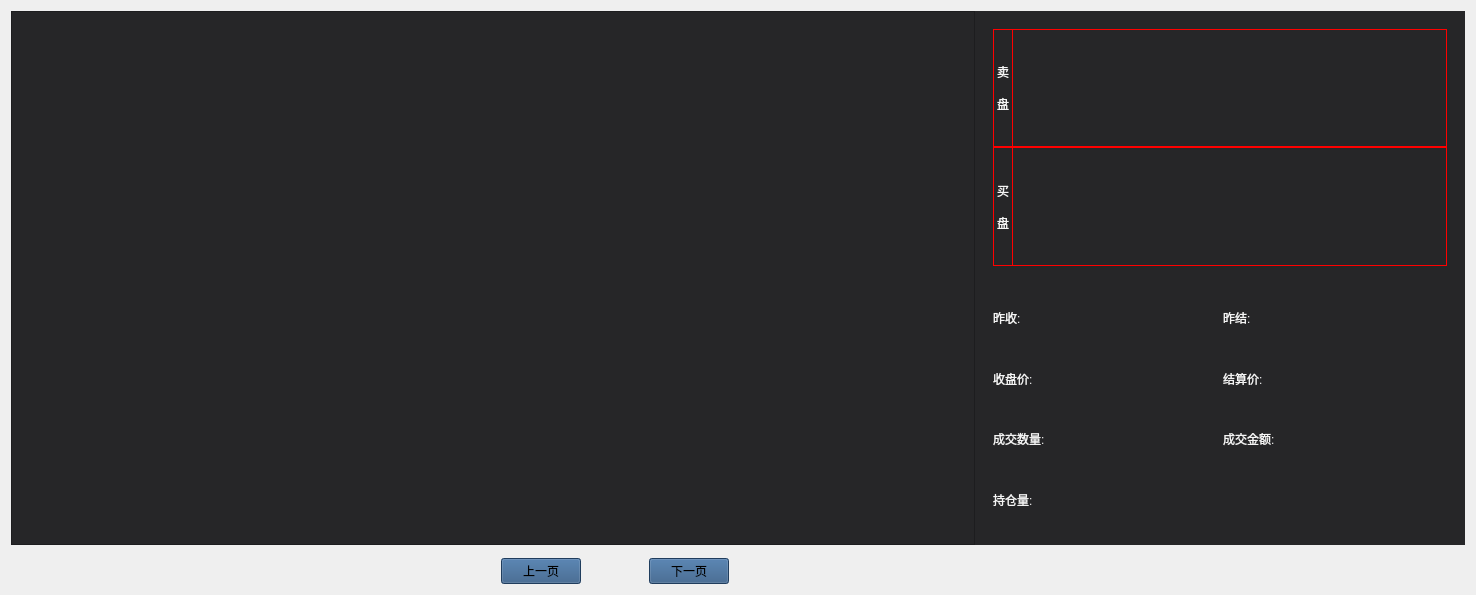
         <widget class="QWidget" name="quotaSearch">
          <layout class="QGridLayout" name="gridLayout_8" columnstretch="10,10,2,1,2,10,20">
           <property name="spacing">
            <number>0</number>
           </property>
           <item row="2" column="4">
            <widget class="QPushButton" name="next3">
             <property name="cursor">
              <cursorShape>PointingHandCursor</cursorShape>
             </property>
             <property name="styleSheet">
              <string notr="true">background-color:rgb(45,85,130);	</string>
             </property>
             <property name="text">
              <string>下一页</string>
             </property>
            </widget>
           </item>
           <item row="2" column="1">
            <spacer name="horizontalSpacer_16">
             <property name="orientation">
              <enum>Qt::Horizontal</enum>
             </property>
             <property name="sizeHint" stdset="0">
              <size>
               <width>348</width>
               <height>20</height>
              </size>
             </property>
            </spacer>
           </item>
           <item row="2" column="5">
            <spacer name="horizontalSpacer_17">
             <property name="orientation">
              <enum>Qt::Horizontal</enum>
             </property>
             <property name="sizeHint" stdset="0">
              <size>
               <width>349</width>
               <height>20</height>
              </size>
             </property>
            </spacer>
           </item>
           <item row="1" column="3">
            <spacer name="verticalSpacer_9">
             <property name="orientation">
              <enum>Qt::Vertical</enum>
             </property>
             <property name="sizeType">
              <enum>QSizePolicy::Fixed</enum>
             </property>
             <property name="sizeHint" stdset="0">
              <size>
               <width>20</width>
               <height>13</height>
              </size>
             </property>
            </spacer>
           </item>
           <item row="2" column="2">
            <widget class="QPushButton" name="last3">
             <property name="cursor">
              <cursorShape>PointingHandCursor</cursorShape>
             </property>
             <property name="styleSheet">
              <string notr="true">background-color:rgb(45,85,130);	</string>
             </property>
             <property name="text">
              <string>上一页</string>
             </property>
            </widget>
           </item>
           <item row="0" column="6">
            <widget class="QWidget" name="DetailView" native="true">
             <property name="styleSheet">
              <string notr="true">background-color:rgb(38,38,40);</string>
             </property>
             <layout class="QVBoxLayout" name="verticalLayout_2" stretch="1,1">
              <item>
               <widget class="QWidget" name="sellAndBuyWidget" native="true">
                <layout class="QVBoxLayout" name="verticalLayout">
                 <property name="spacing">
                  <number>0</number>
                 </property>
                 <item>
                  <widget class="QWidget" name="sellWidget" native="true">
                   <property name="styleSheet">
                    <string notr="true">QLabel{
	border: 1px solid red;
	color: rgb(245,245,245);
	background-color:rgb(38,38,40);
}</string>
                   </property>
                   <layout class="QHBoxLayout" name="horizontalLayout">
                    <property name="spacing">
                     <number>0</number>
                    </property>
                    <property name="leftMargin">
                     <number>0</number>
                    </property>
                    <property name="topMargin">
                     <number>0</number>
                    </property>
                    <property name="rightMargin">
                     <number>0</number>
                    </property>
                    <property name="bottomMargin">
                     <number>0</number>
                    </property>
                    <item>
                     <widget class="QLabel" name="sellLabel">
                      <property name="text">
                       <string>卖

盘</string>
                      </property>
                     </widget>
                    </item>
                    <item>
                     <widget class="SellTable" name="sellTable">
                      <property name="styleSheet">
                       <string notr="true">QTableView
{
	background-color: rgb(38, 38 ,40);
	font:14px &quot;微软雅黑&quot;;
	text-align:center;
	color:white;
	border:1px solid red;
	border-left:none;
}
 
QTableView::item
{	
	font:14px &quot;微软雅黑&quot;;
}
 
QTableView::item:selected
{	
	color:#677483;
}
 
QHeaderView::section {	
	color: white;
	text-align:center;
	background-color:  rgb(38, 38 ,40);
	border-left:none;
}
QTableCornerButton::section{background:rgb(38, 38 ,40);}</string>
                      </property>
                     </widget>
                    </item>
                   </layout>
                  </widget>
                 </item>
                 <item>
                  <widget class="QWidget" name="buyWidget" native="true">
                   <property name="styleSheet">
                    <string notr="true">QLabel{
	border: 1px solid red;
	color: rgb(245,245,245);
	background-color:rgb(38,38,40);
}</string>
                   </property>
                   <layout class="QHBoxLayout" name="horizontalLayout_3">
                    <property name="spacing">
                     <number>0</number>
                    </property>
                    <property name="leftMargin">
                     <number>0</number>
                    </property>
                    <property name="topMargin">
                     <number>0</number>
                    </property>
                    <property name="rightMargin">
                     <number>0</number>
                    </property>
                    <property name="bottomMargin">
                     <number>0</number>
                    </property>
                    <item>
                     <widget class="QLabel" name="buyLabel">
                      <property name="styleSheet">
                       <string notr="true"/>
                      </property>
                      <property name="text">
                       <string>买

盘</string>
                      </property>
                     </widget>
                    </item>
                    <item>
                     <widget class="BuyTable" name="buyTable">
                      <property name="styleSheet">
                       <string notr="true">QTableView
{
	background-color: rgb(38, 38 ,40);
	font:14px &quot;微软雅黑&quot;;
	text-align:center;
	color:white;
	border:1px solid red;
	border-left:none;
}
 
QTableView::item
{	
	font:14px &quot;微软雅黑&quot;;
}
 
QTableView::item:selected
{	
	color:#677483;
}
 
QHeaderView::section {	
	color: white;
	text-align:center;
	background-color:  rgb(38, 38 ,40);
	border-left:none;
}
QTableCornerButton::section{background:rgb(38, 38 ,40);}</string>
                      </property>
                     </widget>
                    </item>
                   </layout>
                  </widget>
                 </item>
                </layout>
               </widget>
              </item>
              <item>
               <widget class="ClickedWidget" name="detailWidget" native="true">
                <property name="styleSheet">
                 <string notr="true"/>
                </property>
                <layout class="QGridLayout" name="gridLayout_9">
                 <item row="0" column="3">
                  <widget class="QLabel" name="preSettleValue">
                   <property name="styleSheet">
                    <string notr="true">color:rgb(0, 255, 255);</string>
                   </property>
                   <property name="text">
                    <string/>
                   </property>
                  </widget>
                 </item>
                 <item row="1" column="2">
                  <widget class="QLabel" name="settlePriceText">
                   <property name="styleSheet">
                    <string notr="true">color: rgb(245, 245, 245);</string>
                   </property>
                   <property name="text">
                    <string>结算价:</string>
                   </property>
                  </widget>
                 </item>
                 <item row="3" column="0">
                  <widget class="QLabel" name="holdAmountText">
                   <property name="styleSheet">
                    <string notr="true">color: rgb(245, 245, 245);</string>
                   </property>
                   <property name="text">
                    <string>持仓量:</string>
                   </property>
                  </widget>
                 </item>
                 <item row="2" column="3">
                  <widget class="QLabel" name="businessBalanceValue">
                   <property name="styleSheet">
                    <string notr="true">color:rgb(0, 255, 255);</string>
                   </property>
                   <property name="text">
                    <string/>
                   </property>
                  </widget>
                 </item>
                 <item row="2" column="1">
                  <widget class="QLabel" name="businessAmountValue">
                   <property name="styleSheet">
                    <string notr="true">color:rgb(0, 255, 255);</string>
                   </property>
                   <property name="text">
                    <string/>
                   </property>
                  </widget>
                 </item>
                 <item row="1" column="0">
                  <widget class="QLabel" name="closePriceText">
                   <property name="styleSheet">
                    <string notr="true">color: rgb(245, 245, 245);</string>
                   </property>
                   <property name="text">
                    <string>收盘价:</string>
                   </property>
                  </widget>
                 </item>
                 <item row="0" column="0">
                  <widget class="QLabel" name="preCloseText">
                   <property name="styleSheet">
                    <string notr="true">color: rgb(245, 245, 245);</string>
                   </property>
                   <property name="text">
                    <string>昨收:</string>
                   </property>
                  </widget>
                 </item>
                 <item row="0" column="1">
                  <widget class="QLabel" name="preCloseValue">
                   <property name="styleSheet">
                    <string notr="true">color:rgb(0, 255, 255);</string>
                   </property>
                   <property name="text">
                    <string/>
                   </property>
                  </widget>
                 </item>
                 <item row="2" column="2">
                  <widget class="QLabel" name="businessBalanceText">
                   <property name="styleSheet">
                    <string notr="true">color: rgb(245, 245, 245);</string>
                   </property>
                   <property name="text">
                    <string>成交金额:</string>
                   </property>
                  </widget>
                 </item>
                 <item row="1" column="1">
                  <widget class="QLabel" name="closePriceValue">
                   <property name="styleSheet">
                    <string notr="true">color:rgb(0, 255, 255);</string>
                   </property>
                   <property name="text">
                    <string/>
                   </property>
                  </widget>
                 </item>
                 <item row="1" column="3">
                  <widget class="QLabel" name="settlePriceValue">
                   <property name="styleSheet">
                    <string notr="true">color:rgb(0, 255, 255);</string>
                   </property>
                   <property name="text">
                    <string/>
                   </property>
                  </widget>
                 </item>
                 <item row="2" column="0">
                  <widget class="QLabel" name="businessAmountText">
                   <property name="styleSheet">
                    <string notr="true">color: rgb(245, 245, 245);</string>
                   </property>
                   <property name="text">
                    <string>成交数量:</string>
                   </property>
                  </widget>
                 </item>
                 <item row="0" column="2">
                  <widget class="QLabel" name="preSettleText">
                   <property name="styleSheet">
                    <string notr="true">color: rgb(245, 245, 245);</string>
                   </property>
                   <property name="text">
                    <string>昨结:</string>
                   </property>
                  </widget>
                 </item>
                 <item row="3" column="1">
                  <widget class="QLabel" name="holdAmountValue">
                   <property name="styleSheet">
                    <string notr="true">color:rgb(0, 255, 255);</string>
                   </property>
                   <property name="text">
                    <string/>
                   </property>
                  </widget>
                 </item>
                </layout>
               </widget>
              </item>
             </layout>
            </widget>
           </item>
           <item row="2" column="0">
            <spacer name="horizontalSpacer_14">
             <property name="orientation">
              <enum>Qt::Horizontal</enum>
             </property>
             <property name="sizeHint" stdset="0">
              <size>
               <width>217</width>
               <height>20</height>
              </size>
             </property>
            </spacer>
           </item>
           <item row="2" column="3">
            <spacer name="horizontalSpacer_15">
             <property name="orientation">
              <enum>Qt::Horizontal</enum>
             </property>
             <property name="sizeType">
              <enum>QSizePolicy::Fixed</enum>
             </property>
             <property name="sizeHint" stdset="0">
              <size>
               <width>68</width>
               <height>20</height>
              </size>
             </property>
            </spacer>
           </item>
           <item row="0" column="0" colspan="6">
            <widget class="FreezeTableWidget" name="quotaTable">
             <property name="tabletTracking">
              <bool>true</bool>
             </property>
             <property name="styleSheet">
              <string notr="true">QTableView
{
	background-color: rgb(38, 38 ,40);
	font:14px &quot;微软雅黑&quot;;
	text-align:center;
	color:white;
	gridline-color:rgb(50, 50, 50);
}
 
QTableView::item
{	
	font:14px &quot;微软雅黑&quot;;
	color:white; 
}
 
QTableView::item:selected
{	
	color:#677483;
}
 
QHeaderView::section {	
	color: white;
	text-align:center;
	background-color:  rgb(38, 38 ,40);
	border:1px solid rgb(50, 50, 50);
	border-left:none;
}
QTableCornerButton::section{background:rgb(38, 38 ,40);}</string>
             </property>
            </widget>
           </item>
          </layout>
         </widget>
